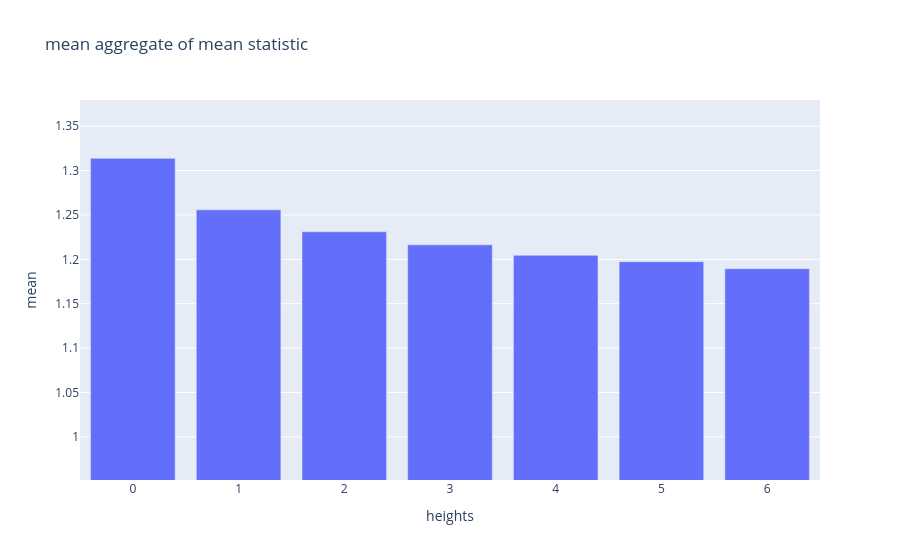

This figure's notebook cell:
### Markdown cell above
#### Daily and monthly mean

First I will look at the suspected trend which would state that, more hierarchy levels improve the mean of the daily and the monthly errors. I will plot bar charts of various aggregates of the means of individual hierarchies, first for the monthly error mean:

### Code cell
plots.plot_aggregate_statistics(mon_aggs['mean', 'mean'])

### Figure 1 — Plotly figure (JSON) as saved in the notebook; plotly's stock layout.template omitted (floating-point values rounded to 4 significant figures)
{"data": [{"type": "bar", "y": [1.314, 1.256, 1.231, 1.216, 1.205, 1.197, 1.189]}], "layout": {"title": {"text": "mean aggregate of mean statistic "}, "xaxis": {"title": {"text": "heights"}}, "yaxis": {"range": [0.9515, 1.379], "title": {"text": "mean"}}}}
